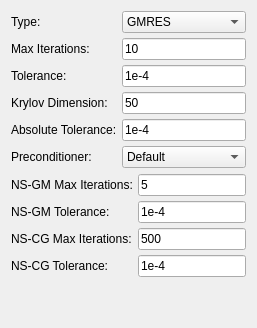
              <widget class="QWidget" name="tab_5">
               <attribute name="title">
                <string>Linear Solver</string>
               </attribute>
               <layout class="QGridLayout" name="gridLayout_13">
                <item row="1" column="0">
                 <widget class="QWidget" name="widgetNS" native="true">
                  <layout class="QGridLayout" name="gridLayout_26">
                   <property name="leftMargin">
                    <number>0</number>
                   </property>
                   <property name="topMargin">
                    <number>0</number>
                   </property>
                   <property name="rightMargin">
                    <number>0</number>
                   </property>
                   <property name="bottomMargin">
                    <number>0</number>
                   </property>
                   <property name="spacing">
                    <number>5</number>
                   </property>
                   <item row="1" column="0">
                    <widget class="QLabel" name="label_17">
                     <property name="text">
                      <string>NS-GM Tolerance:</string>
                     </property>
                    </widget>
                   </item>
                   <item row="2" column="0">
                    <widget class="QLabel" name="label_23">
                     <property name="text">
                      <string>NS-CG Max Iterations:</string>
                     </property>
                    </widget>
                   </item>
                   <item row="0" column="0">
                    <widget class="QLabel" name="label_15">
                     <property name="text">
                      <string>NS-GM Max Iterations:</string>
                     </property>
                    </widget>
                   </item>
                   <item row="0" column="1">
                    <widget class="QLineEdit" name="lineEditNSGMMaxItr">
                     <property name="text">
                      <string>5</string>
                     </property>
                    </widget>
                   </item>
                   <item row="1" column="1">
                    <widget class="QLineEdit" name="lineEditNSGMTol">
                     <property name="text">
                      <string>1e-4</string>
                     </property>
                    </widget>
                   </item>
                   <item row="2" column="1">
                    <widget class="QLineEdit" name="lineEditNSCGMaxItr">
                     <property name="text">
                      <string>500</string>
                     </property>
                    </widget>
                   </item>
                   <item row="3" column="0">
                    <widget class="QLabel" name="label_24">
                     <property name="text">
                      <string>NS-CG Tolerance:</string>
                     </property>
                    </widget>
                   </item>
                   <item row="3" column="1">
                    <widget class="QLineEdit" name="lineEditNSCGTol">
                     <property name="text">
                      <string>1e-4</string>
                     </property>
                    </widget>
                   </item>
                  </layout>
                 </widget>
                </item>
                <item row="0" column="0">
                 <layout class="QGridLayout" name="gridLayout_2">
                  <property name="spacing">
                   <number>5</number>
                  </property>
                  <item row="2" column="1">
                   <widget class="QLineEdit" name="lineEditLSTol">
                    <property name="text">
                     <string>1e-4</string>
                    </property>
                   </widget>
                  </item>
                  <item row="0" column="0">
                   <widget class="QLabel" name="label_2">
                    <property name="text">
                     <string>Type:</string>
                    </property>
                   </widget>
                  </item>
                  <item row="8" column="1">
                   <widget class="QLineEdit" name="lineEditLSAbsTol">
                    <property name="text">
                     <string>1e-4</string>
                    </property>
                   </widget>
                  </item>
                  <item row="7" column="0">
                   <widget class="QLabel" name="label_26">
                    <property name="text">
                     <string>Krylov Dimension:</string>
                    </property>
                   </widget>
                  </item>
                  <item row="2" column="0">
                   <widget class="QLabel" name="label_12">
                    <property name="text">
                     <string>Tolerance:</string>
                    </property>
                   </widget>
                  </item>
                  <item row="8" column="0">
                   <widget class="QLabel" name="label_27">
                    <property name="text">
                     <string>Absolute Tolerance:</string>
                    </property>
                   </widget>
                  </item>
                  <item row="0" column="1">
                   <widget class="QComboBox" name="comboBoxLSType">
                    <property name="toolTip">
                     <string>The linear solver type.</string>
                    </property>
                    <item>
                     <property name="text">
                      <string>GMRES</string>
                     </property>
                    </item>
                    <item>
                     <property name="text">
                      <string>NS</string>
                     </property>
                    </item>
                    <item>
                     <property name="text">
                      <string>CG</string>
                     </property>
                    </item>
                    <item>
                     <property name="text">
                      <string>BICG</string>
                     </property>
                    </item>
                   </widget>
                  </item>
                  <item row="7" column="1">
                   <widget class="QLineEdit" name="lineEditKrylovDim">
                    <property name="text">
                     <string>50</string>
                    </property>
                   </widget>
                  </item>
                  <item row="1" column="0">
                   <widget class="QLabel" name="label_11">
                    <property name="text">
                     <string>Max Iterations:</string>
                    </property>
                   </widget>
                  </item>
                  <item row="1" column="1">
                   <widget class="QLineEdit" name="lineEditLSMaxItr">
                    <property name="text">
                     <string>10</string>
                    </property>
                   </widget>
                  </item>
                  <item row="9" column="0">
                   <widget class="QLabel" name="label_36">
                    <property name="text">
                     <string>Preconditioner:</string>
                    </property>
                   </widget>
                  </item>
                  <item row="9" column="1">
                   <widget class="QComboBox" name="comboBoxPreconditioner">
                    <property name="editable">
                     <bool>false</bool>
                    </property>
                    <property name="currentText">
                     <string>Default</string>
                    </property>
                    <item>
                     <property name="text">
                      <string>Default</string>
                     </property>
                    </item>
                    <item>
                     <property name="text">
                      <string/>
                     </property>
                    </item>
                   </widget>
                  </item>
                 </layout>
                </item>
                <item row="2" column="0">
                 <spacer name="verticalSpacer_12">
                  <property name="orientation">
                   <enum>Qt::Vertical</enum>
                  </property>
                  <property name="sizeHint" stdset="0">
                   <size>
                    <width>20</width>
                    <height>40</height>
                   </size>
                  </property>
                 </spacer>
                </item>
               </layout>
              </widget>
